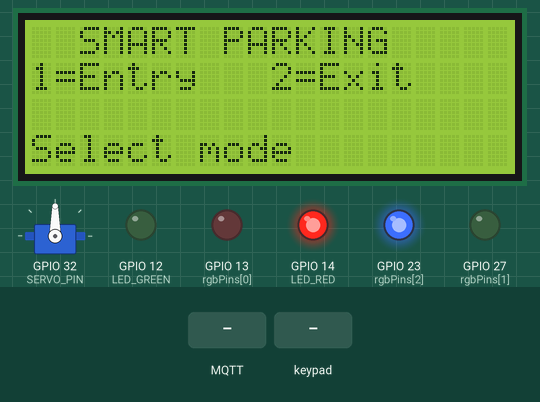
The program below on a simulated ESP32. Shown: 20×4 character LCD, servo, output pins drawn as LEDs (lit = HIGH). Dashed ring = blinking. The test bench sets the inputs (shaded band). WiFi joins after 1.5 s; servers stay silent unless stated; no MQTT or app messages arrive unless stated.

Above: at 2.8 s.
2.9 s: MQTT message "menu" arrives on the first subscribed topic
At 3.6 s:
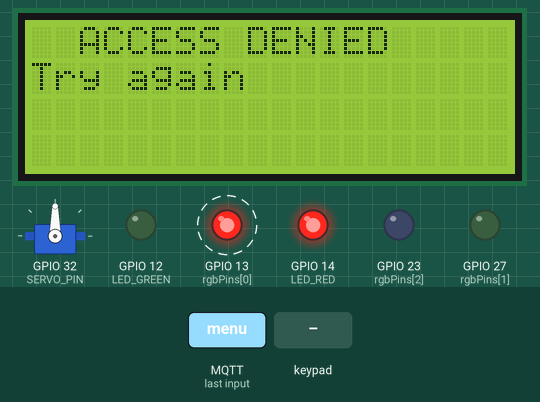
5.9 s: keypad keys 1 9 1 8 5 1 7 # pressed 0.4 s apart
At 11.5 s:
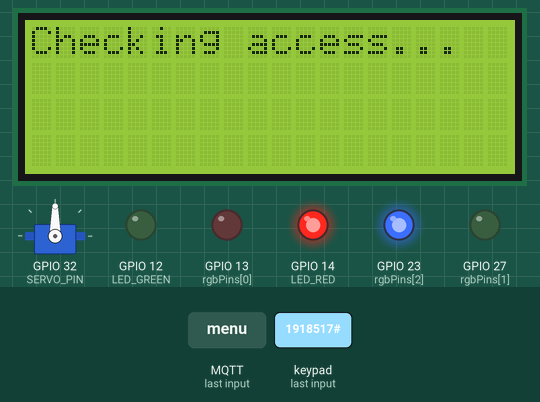
12.0 s: key '*' pressed
At 12.8 s:
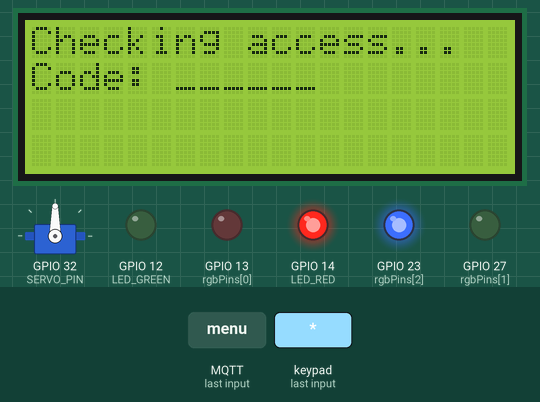
13.5 s: keypad keys 1 3 2 7 2 3 pressed 0.4 s apart
At 16.5 s:
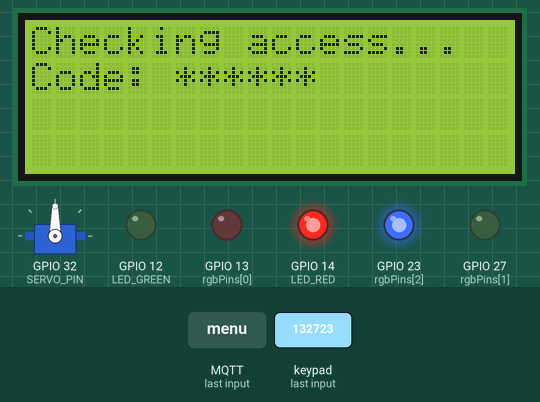
17.4 s: key '#' pressed
At 18.3 s:
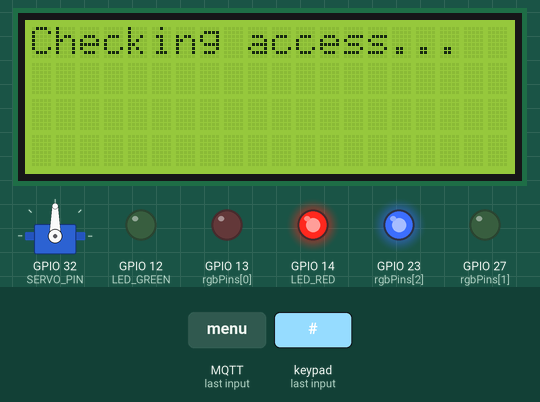
18.9 s: key 'D' pressed
At 20.3 s:
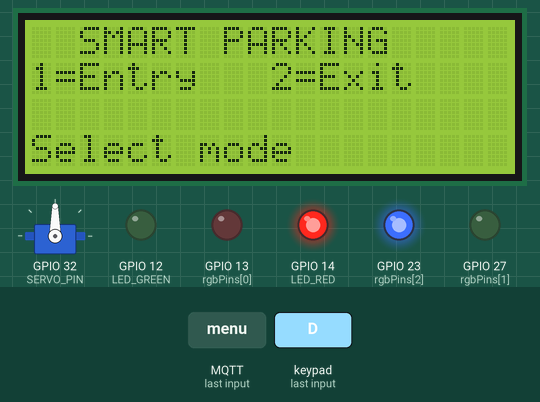
Timing chart, 0 to 21.4 s (numbered marks = the images above; inputs shaded):
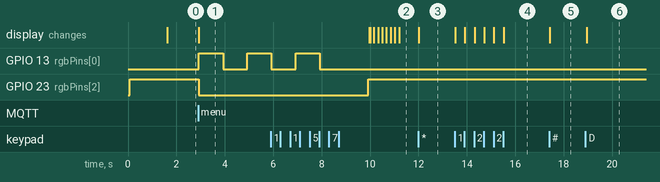

Measured:
- after the input at 2.9 s, GPIO 13 (rgbPins[0]): LOW → HIGH at once, → LOW 1.0 s later, → HIGH 1.0 s later; GPIO 23 (rgbPins[2]): HIGH → LOW at once; the display: changes at once (image 1)
- after the input at 5.9 s, the display: first differs from a run without the input after 4.1 s (image 2 shows a later state)
- after the input at 12.0 s, the display: changes at once (image 3)
- after the input at 13.5 s, the display: first changes at once (image 4 shows a later state)
- after the input at 17.4 s, the display: changes at once (image 5)
- after the input at 18.9 s, the display: changes after 0.05 s (image 6)

The program:

main.cpp
```cpp
#include <Arduino.h>
#include <WiFi.h>
#include <WiFiClientSecure.h>
#include <ArduinoJson.h>
#include <ESP32Servo.h>
#include <PubSubClient.h>
#include <Keypad.h>
#include <LiquidCrystal_I2C.h>

// Hardware
#define SERVO_PIN 32
#define LED_RED 14
#define LED_GREEN 12
const int rgbPins[] = { 13, 27, 23 };

LiquidCrystal_I2C lcd(0x27, 20, 4);
Servo gateServo;

// Keypad
const uint8_t ROWS = 4, COLS = 4;
char keys[ROWS][COLS] = {
    {'1', '2', '3', 'A'},
    {'4', '5', '6', 'B'},
    {'7', '8', '9', 'C'},
    {'*', '0', '#', 'D'}};
uint8_t rowPins[ROWS] = {19, 18, 5, 17};
uint8_t colPins[COLS] = {16, 33, 25, 26};
Keypad keypad = Keypad(makeKeymap(keys), rowPins, colPins, ROWS, COLS);

// MQTT
WiFiClientSecure espClient;
PubSubClient mqtt(espClient);
const char *MQTT_SERVER = "534ca5638fc8471581505031cbac2238.s1.eu.hivemq.cloud";
const char *MQTT_USER = "chamumaramba";
const char *MQTT_PASS = "Tapejosh@86";

// State
String screen = "menu";
String code = "";
bool isEntry = true;
unsigned long lastMqttAttempt = 0;
const unsigned long MQTT_RECONNECT_INTERVAL = 5000;

void setRGB(bool red, bool green, bool blue);

void showMenu()
{
  screen = "menu";
  code = "";

  lcd.clear();
  lcd.setCursor(2, 0);
  lcd.print("SMART PARKING");
  lcd.setCursor(0, 1);
  lcd.print("1=Entry   2=Exit");
  lcd.setCursor(0, 3);
  lcd.print("Select mode");

  digitalWrite(LED_RED, HIGH);
  digitalWrite(LED_GREEN, LOW);
}

void updateCodeDisplay()
{
  lcd.setCursor(0, 1);
  lcd.print("Code: ");
  lcd.setCursor(6, 1);

  for (int i = 0; i < 6; i++)
  {
    if (i < code.length())
      lcd.print("*");
    else
      lcd.print("_");
  }
}

void showCodeEntry()
{
  lcd.clear();
  lcd.setCursor(0, 0);
  lcd.print(isEntry ? "ENTRY CODE" : "EXIT CODE");
  lcd.setCursor(0, 2);
  lcd.print("#Send *Clear D=Back");
  updateCodeDisplay();
}

void sendCode()
{
  if (!mqtt.connected())
  {
    lcd.setCursor(0, 3);
    lcd.print("Offline: D=Menu");
    return;
  }

  lcd.clear();
  lcd.setCursor(0, 0);
  lcd.print("Checking access...");

  JsonDocument doc;
  doc["code"] = code;
  doc["isEntry"] = isEntry;

  char buffer[128];
  serializeJson(doc, buffer);
  if (!mqtt.publish(isEntry ? "smart_parking/entry" : "smart_parking/exit", buffer))
  {
    showCodeEntry();
    lcd.setCursor(0, 3);
    lcd.print("Send failed; retry");
  }
}

void handleMqttMessage(char *topic, byte *payload, unsigned int length)
{
  JsonDocument doc;
  deserializeJson(doc, payload, length);

  if (doc["Success"])
  {
    // Access granted
    lcd.clear();

    if (isEntry)
    {
      lcd.setCursor(2, 0);
      lcd.print("ACCESS GRANTED");
      lcd.setCursor(0, 1);
      lcd.print("Gate opening");
      lcd.setCursor(0, 2);
      lcd.print("Spot: ");
      lcd.print((int)doc["ParkingSpotId"]);
    }
    else
    {
      lcd.setCursor(2, 0);
      lcd.print("EXIT OK");
      lcd.setCursor(0, 1);
      lcd.print("Thank you!");
      lcd.setCursor(0, 2);
      lcd.print("Drive safely");
    }
    setRGB(0, 1, 0);
    gateServo.write(180);
    delay(5000);
    gateServo.write(90);
    setRGB(0, 0, 1);
    delay(1500);
  }
  else
  {
    // Access denied
    lcd.clear();
    lcd.setCursor(2, 0);
    lcd.print("ACCESS DENIED");
    lcd.setCursor(0, 1);
    lcd.print(doc["Message"] | "Try again");

    for (int i = 0; i < 3; i++)
    {
      setRGB(1, 0, 0);
      delay(1000);
      setRGB(0, 0, 0);
      delay(1000);
    }
    delay(1000);
    setRGB(0, 0, 1);
  }

  showMenu();
}

// Helper function to control RGB LED
void setRGB(bool red, bool green, bool blue)
{
    digitalWrite(rgbPins[0], red);
    digitalWrite(rgbPins[1], green);
    digitalWrite(rgbPins[2], blue);
}

void setup()
{
  Serial.begin(115200);

  lcd.init();
  lcd.backlight();
  pinMode(LED_RED, OUTPUT);
  pinMode(LED_GREEN, OUTPUT);
  digitalWrite(LED_RED, HIGH);
  for( int i=0; i<3; i++)
    pinMode( rgbPins[i], OUTPUT);
  setRGB(0, 0, 1);

  gateServo.attach(SERVO_PIN);
  gateServo.write(90);

  lcd.print("Connecting WiFi...");
  WiFi.begin("Wokwi-GUEST", "");
  while (WiFi.status() != WL_CONNECTED) delay(100);

  espClient.setInsecure();
  mqtt.setSocketTimeout(1);
  mqtt.setServer(MQTT_SERVER, 8883);
  mqtt.setCallback(handleMqttMessage);

  showMenu();
}

void loop()
{
  char key = keypad.getKey();
  if (key && screen == "menu")
  {
    if (key == '1')
    {
      isEntry = true;
      screen = "entry";
      showCodeEntry();
    }
    else if (key == '2')
    {
      isEntry = false;
      screen = "exit";
      showCodeEntry();
    }
  }
  else if (key)
  {
    if (key == '#' && code.length() > 0)
    {
      sendCode();
    }
    else if (key == 'D')
    {
      showMenu();
    }
    else if (key == '*')
    {
      code = "";
      updateCodeDisplay();
    }
    else if (key >= '0' && key <= '9' && code.length() < 6)
    {
      code += key;
      updateCodeDisplay();
    }
  }

  if (mqtt.connected())
  {
    mqtt.loop();
  }
  else if (lastMqttAttempt == 0 || millis() - lastMqttAttempt >= MQTT_RECONNECT_INTERVAL)
  {
    lastMqttAttempt = millis();
    if (mqtt.connect("esp32_parking", MQTT_USER, MQTT_PASS))
    {
      mqtt.subscribe("smart_parking/response");
    }
  }
}
```
